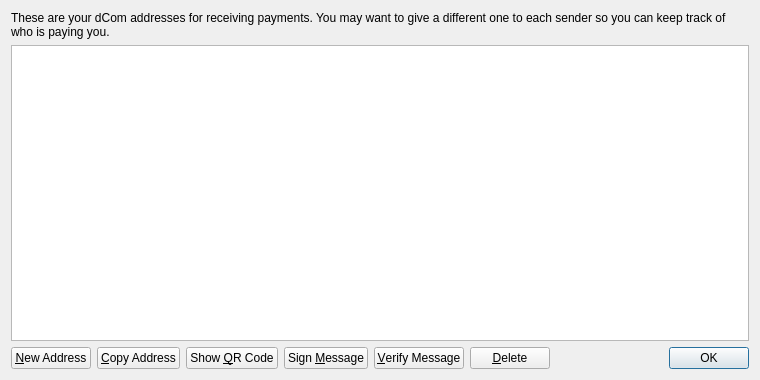
<?xml version="1.0" encoding="UTF-8"?>
<ui version="4.0">
 <class>AddressBookPage</class>
 <widget class="QWidget" name="AddressBookPage">
  <property name="geometry">
   <rect>
    <x>0</x>
    <y>0</y>
    <width>760</width>
    <height>380</height>
   </rect>
  </property>
  <property name="windowTitle">
   <string>Address Book</string>
  </property>
  <layout class="QVBoxLayout" name="verticalLayout">
   <item>
    <widget class="QLabel" name="labelExplanation">
     <property name="text">
      <string>These are your dCom addresses for receiving payments. You may want to give a different one to each sender so you can keep track of who is paying you.</string>
     </property>
     <property name="textFormat">
      <enum>Qt::PlainText</enum>
     </property>
     <property name="wordWrap">
      <bool>true</bool>
     </property>
    </widget>
   </item>
   <item>
    <widget class="QTableView" name="tableView">
     <property name="contextMenuPolicy">
      <enum>Qt::CustomContextMenu</enum>
     </property>
     <property name="toolTip">
      <string>Double-click to edit address or label</string>
     </property>
     <property name="tabKeyNavigation">
      <bool>false</bool>
     </property>
     <property name="alternatingRowColors">
      <bool>true</bool>
     </property>
     <property name="selectionMode">
      <enum>QAbstractItemView::SingleSelection</enum>
     </property>
     <property name="selectionBehavior">
      <enum>QAbstractItemView::SelectRows</enum>
     </property>
     <property name="sortingEnabled">
      <bool>true</bool>
     </property>
     <attribute name="verticalHeaderVisible">
      <bool>false</bool>
     </attribute>
    </widget>
   </item>
   <item>
    <layout class="QHBoxLayout" name="horizontalLayout">
     <item>
      <widget class="QPushButton" name="newAddressButton">
       <property name="toolTip">
        <string>Create a new address</string>
       </property>
       <property name="text">
        <string>&amp;New Address</string>
       </property>
       <property name="icon">
        <iconset resource="../bitcoin.qrc">
         <normaloff>:/icons/add</normaloff>:/icons/add</iconset>
       </property>
      </widget>
     </item>
     <item>
      <widget class="QPushButton" name="copyToClipboard">
       <property name="toolTip">
        <string>Copy the currently selected address to the system clipboard</string>
       </property>
       <property name="text">
        <string>&amp;Copy Address</string>
       </property>
       <property name="icon">
        <iconset resource="../bitcoin.qrc">
         <normaloff>:/icons/editcopy</normaloff>:/icons/editcopy</iconset>
       </property>
      </widget>
     </item>
     <item>
      <widget class="QPushButton" name="showQRCode">
       <property name="text">
        <string>Show &amp;QR Code</string>
       </property>
       <property name="icon">
        <iconset resource="../bitcoin.qrc">
         <normaloff>:/icons/qrcode</normaloff>:/icons/qrcode</iconset>
       </property>
      </widget>
     </item>
     <item>
      <widget class="QPushButton" name="signMessage">
       <property name="toolTip">
        <string>Sign a message to prove you own a dCom address</string>
       </property>
       <property name="text">
        <string>Sign &amp;Message</string>
       </property>
       <property name="icon">
        <iconset resource="../bitcoin.qrc">
         <normaloff>:/icons/edit</normaloff>:/icons/edit</iconset>
       </property>
      </widget>
     </item>
     <item>
      <widget class="QPushButton" name="verifyMessage">
       <property name="toolTip">
        <string>Verify a message to ensure it was signed with a specified dCom address</string>
       </property>
       <property name="text">
        <string>&amp;Verify Message</string>
       </property>
       <property name="icon">
        <iconset resource="../bitcoin.qrc">
         <normaloff>:/icons/transaction_0</normaloff>:/icons/transaction_0</iconset>
       </property>
      </widget>
     </item>
     <item>
      <widget class="QPushButton" name="deleteButton">
       <property name="toolTip">
        <string>Delete the currently selected address from the list</string>
       </property>
       <property name="text">
        <string>&amp;Delete</string>
       </property>
       <property name="icon">
        <iconset resource="../bitcoin.qrc">
         <normaloff>:/icons/remove</normaloff>:/icons/remove</iconset>
       </property>
      </widget>
     </item>
     <item>
      <spacer name="horizontalSpacer">
       <property name="orientation">
        <enum>Qt::Horizontal</enum>
       </property>
       <property name="sizeHint" stdset="0">
        <size>
         <width>40</width>
         <height>20</height>
        </size>
       </property>
      </spacer>
     </item>
     <item>
      <widget class="QDialogButtonBox" name="buttonBox">
       <property name="sizePolicy">
        <sizepolicy hsizetype="Maximum" vsizetype="Fixed">
         <horstretch>0</horstretch>
         <verstretch>0</verstretch>
        </sizepolicy>
       </property>
       <property name="standardButtons">
        <set>QDialogButtonBox::Ok</set>
       </property>
      </widget>
     </item>
    </layout>
   </item>
  </layout>
 </widget>
 <resources>
  <include location="../bitcoin.qrc"/>
 </resources>
 <connections/>
</ui>
